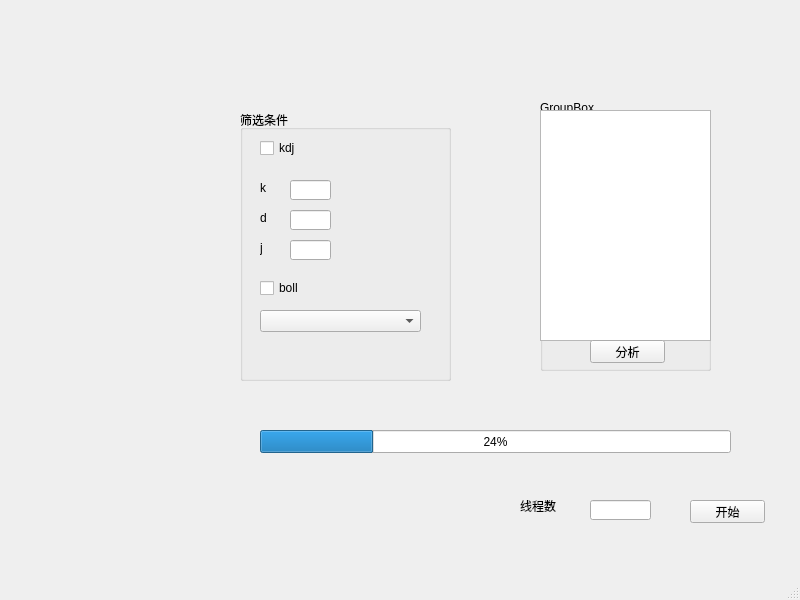
<?xml version="1.0" encoding="UTF-8"?>
<ui version="4.0">
 <class>MainWindow</class>
 <widget class="QMainWindow" name="MainWindow">
  <property name="geometry">
   <rect>
    <x>0</x>
    <y>0</y>
    <width>800</width>
    <height>600</height>
   </rect>
  </property>
  <property name="windowTitle">
   <string>测试版 v1.0</string>
  </property>
  <property name="unifiedTitleAndToolBarOnMac">
   <bool>false</bool>
  </property>
  <widget class="QWidget" name="centralwidget">
   <widget class="QPushButton" name="Button_start">
    <property name="geometry">
     <rect>
      <x>690</x>
      <y>500</y>
      <width>75</width>
      <height>23</height>
     </rect>
    </property>
    <property name="text">
     <string>开始</string>
    </property>
   </widget>
   <widget class="QLabel" name="label">
    <property name="geometry">
     <rect>
      <x>520</x>
      <y>500</y>
      <width>54</width>
      <height>12</height>
     </rect>
    </property>
    <property name="text">
     <string>线程数</string>
    </property>
   </widget>
   <widget class="QLineEdit" name="lineEdit_tnum">
    <property name="geometry">
     <rect>
      <x>590</x>
      <y>500</y>
      <width>61</width>
      <height>20</height>
     </rect>
    </property>
   </widget>
   <widget class="QGroupBox" name="groupBox_condition">
    <property name="geometry">
     <rect>
      <x>240</x>
      <y>110</y>
      <width>211</width>
      <height>271</height>
     </rect>
    </property>
    <property name="title">
     <string>筛选条件</string>
    </property>
    <widget class="QCheckBox" name="checkBox_kdj">
     <property name="geometry">
      <rect>
       <x>20</x>
       <y>30</y>
       <width>41</width>
       <height>16</height>
      </rect>
     </property>
     <property name="text">
      <string>kdj</string>
     </property>
    </widget>
    <widget class="QCheckBox" name="checkBox_boll">
     <property name="geometry">
      <rect>
       <x>20</x>
       <y>170</y>
       <width>41</width>
       <height>16</height>
      </rect>
     </property>
     <property name="text">
      <string>boll</string>
     </property>
    </widget>
    <widget class="QLabel" name="label_2">
     <property name="geometry">
      <rect>
       <x>20</x>
       <y>70</y>
       <width>21</width>
       <height>16</height>
      </rect>
     </property>
     <property name="text">
      <string>k</string>
     </property>
    </widget>
    <widget class="QLineEdit" name="lineEdit_k">
     <property name="geometry">
      <rect>
       <x>50</x>
       <y>70</y>
       <width>41</width>
       <height>20</height>
      </rect>
     </property>
    </widget>
    <widget class="QLabel" name="label_3">
     <property name="geometry">
      <rect>
       <x>20</x>
       <y>100</y>
       <width>21</width>
       <height>16</height>
      </rect>
     </property>
     <property name="text">
      <string>d</string>
     </property>
    </widget>
    <widget class="QLineEdit" name="lineEdit_d">
     <property name="geometry">
      <rect>
       <x>50</x>
       <y>100</y>
       <width>41</width>
       <height>20</height>
      </rect>
     </property>
    </widget>
    <widget class="QLabel" name="label_4">
     <property name="geometry">
      <rect>
       <x>20</x>
       <y>130</y>
       <width>21</width>
       <height>16</height>
      </rect>
     </property>
     <property name="text">
      <string>j</string>
     </property>
    </widget>
    <widget class="QLineEdit" name="lineEdit_j">
     <property name="geometry">
      <rect>
       <x>50</x>
       <y>130</y>
       <width>41</width>
       <height>20</height>
      </rect>
     </property>
    </widget>
    <widget class="QComboBox" name="comboBox">
     <property name="geometry">
      <rect>
       <x>20</x>
       <y>200</y>
       <width>161</width>
       <height>22</height>
      </rect>
     </property>
    </widget>
   </widget>
   <widget class="QGroupBox" name="groupBox">
    <property name="geometry">
     <rect>
      <x>540</x>
      <y>100</y>
      <width>171</width>
      <height>271</height>
     </rect>
    </property>
    <property name="title">
     <string>GroupBox</string>
    </property>
    <widget class="QListView" name="listView">
     <property name="geometry">
      <rect>
       <x>0</x>
       <y>10</y>
       <width>171</width>
       <height>231</height>
      </rect>
     </property>
    </widget>
    <widget class="QPushButton" name="pushButton">
     <property name="geometry">
      <rect>
       <x>50</x>
       <y>240</y>
       <width>75</width>
       <height>23</height>
      </rect>
     </property>
     <property name="text">
      <string>分析</string>
     </property>
    </widget>
   </widget>
   <widget class="QProgressBar" name="progressBar">
    <property name="geometry">
     <rect>
      <x>260</x>
      <y>430</y>
      <width>471</width>
      <height>23</height>
     </rect>
    </property>
    <property name="value">
     <number>24</number>
    </property>
   </widget>
  </widget>
  <widget class="QMenuBar" name="menubar">
   <property name="geometry">
    <rect>
     <x>0</x>
     <y>0</y>
     <width>800</width>
     <height>23</height>
    </rect>
   </property>
  </widget>
  <widget class="QStatusBar" name="statusbar"/>
 </widget>
 <resources/>
 <connections/>
</ui>
